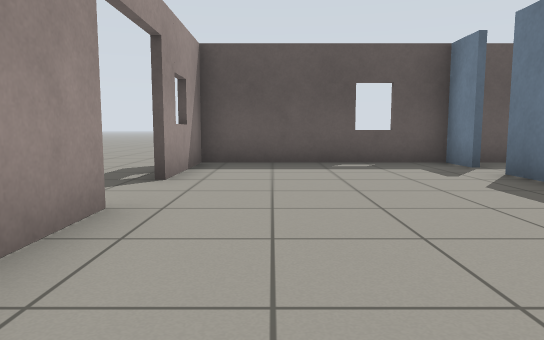
View 1 (above)

18 first-person views from a walk through a robot-simulator world made for Gazebo. The camera is 0.72 m above the floor, tilts 6° down and sees 70° across. The floor is counted in squares, 1 m on a side. Each view is taken from the middle of a square. On the plan, view 1 faces up. The plan holds only what a view shows up to about 11 squares ahead; the rest is blank. Simple patterns stand in for the simulator's built-in surfaces.

View 2
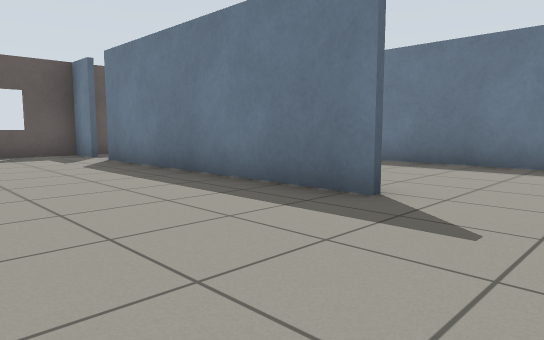

View 3
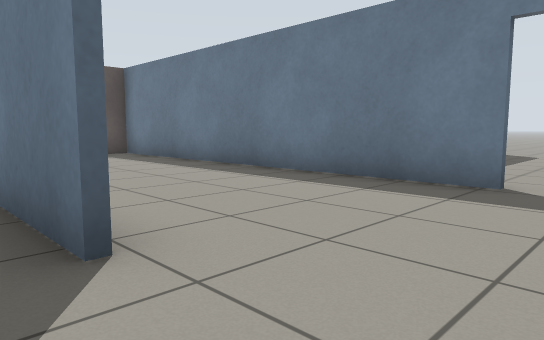

View 4
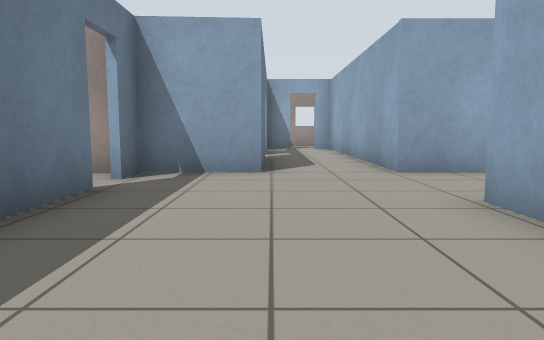

View 5
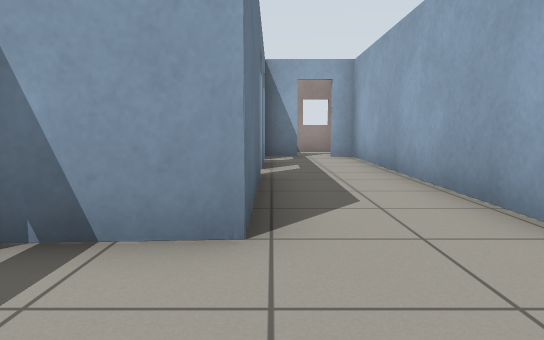

View 6
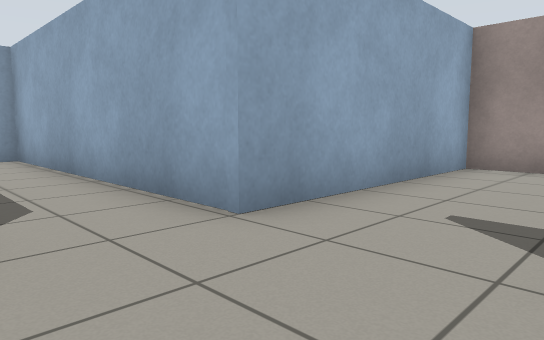

View 7
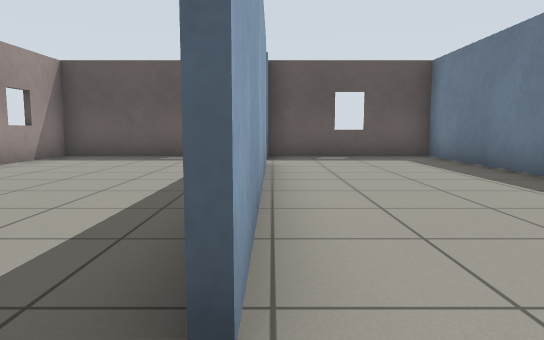

View 8
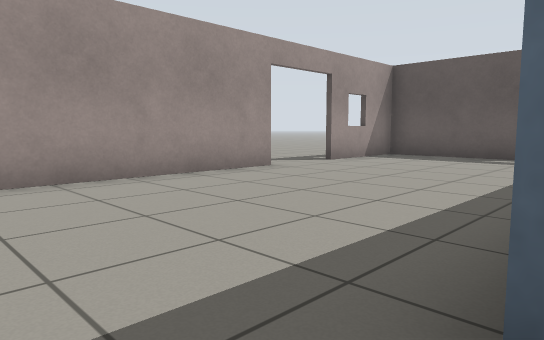

View 9
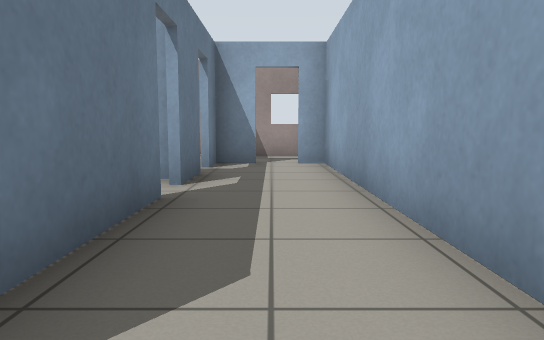

View 10
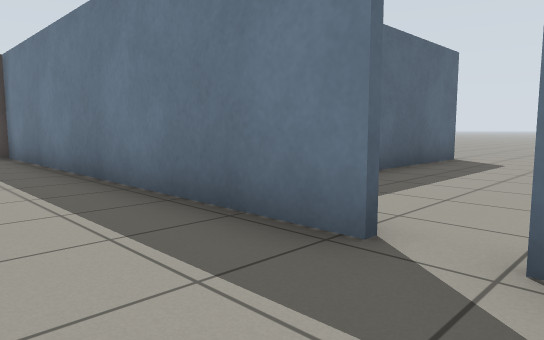

View 11
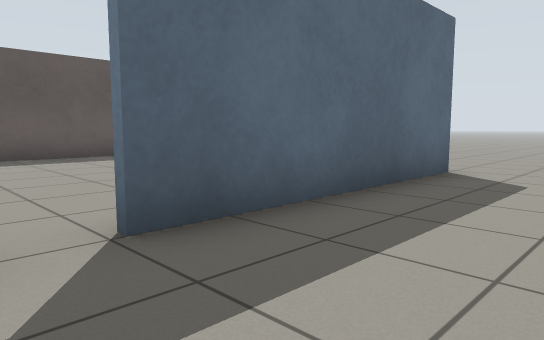

View 12
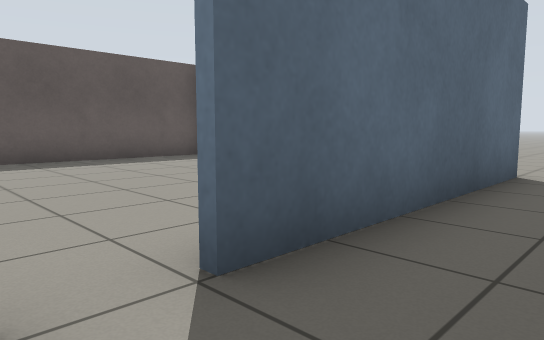

View 13
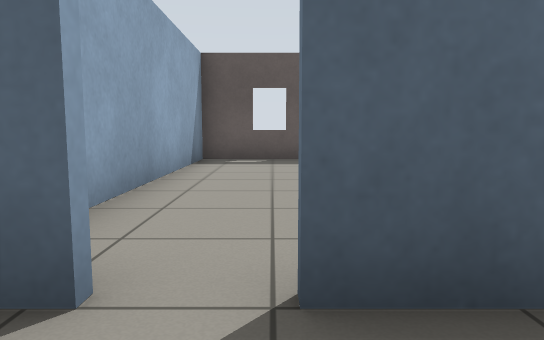

View 14
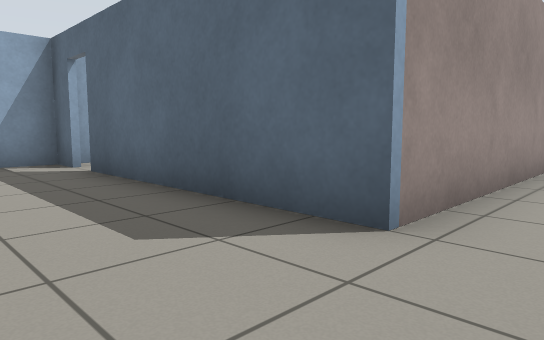

View 15
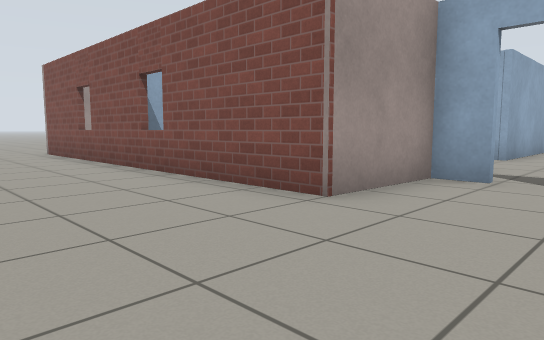

View 16
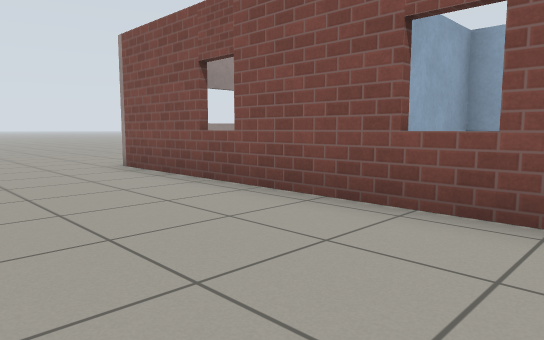

View 17
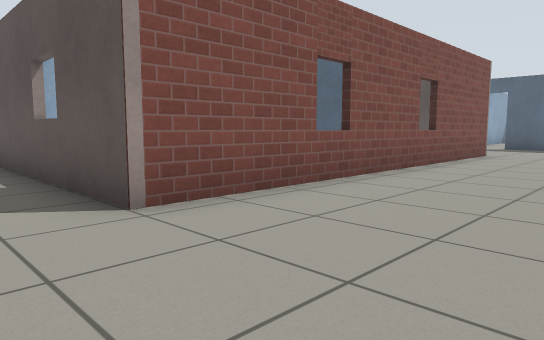

View 18
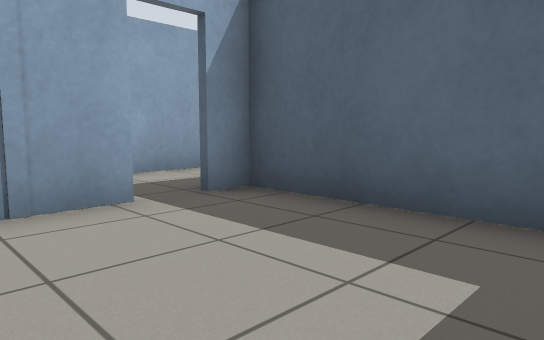

### Floor plan
Points are (right, up) in squares from view 1. A wall is a line through its corners. A room is listed if a view was taken in it or the views show most of it. See-through windows are left out.
Room 1 (views 1, 2, 3, 4, 5, 6, 7, 8, 9, 10)
walls: (3.7, -0.9) (3.7, 6.2); (-1.5, 3.5) (-1.5, -3.5) (3.9, -3.5) (3.9, -11.2); (3.9, 6.1) (3.9, -0.9); (8.2, -1.8) (8.2, 8.4); (3.7, 7.2) (3.7, 8.4); (6.2, -7.1) (6.2, -3.5) (8.2, -3.4) (8.2, -2.5); (8.4, 8.3) (-1.5, 8.3) (-1.5, 5.4); (6.2, -9.4) (6.2, -7.9); (5.2, -11.2) (6.2, -11.2) (6.2, -10.3)
ways out: open door at (8, -2) to room 2; open door at (6, -10) to room 3; open door at (-2, 4.5); open door at (5, -11); open door at (6, -7.5)
Room 2 (views 11, 12, 13, 14, 15, 16, 17)
walls: (8.3, -2.5) (8.3, -3.5) (10.7, -3.5) (10.7, -13.5) (5.4, -13.5); (9.2, 0.5) (8.3, 0.5); (15.7, 5.6) (15.7, 0.5) (10, 0.5)
ways out: open door at (8, -2) to room 1; open door at (9.7, 0.7) to room 4
Room 3 (view 18)
walls: (6.3, -10.3) (6.3, -13); (6.9, -13.3) (8.7, -13.3); (9.7, -8.7) (6.2, -8.7)
ways out: open door at (6, -10) to room 1
Room 4 (no view inside)
walls: (15.4, 8.3) (8.4, 8.3); (8.3, 8.4) (8.3, 0.9)
ways out: open door at (9.7, 0.7) to room 2

Positions as (right, up) in squares from view 1, and headings:
1: (0, 0), facing up
2: (0, -3), facing up-right
3: (3, -3), facing up-right
4: (6, 3), facing down
5: (6, -1), facing down
6: (6, -1), facing down-left
7: (4, -2), facing up
8: (4, -2), facing up-left
9: (5, -3), facing down
10: (6, -3), facing up-right
11: (9, -2), facing up-right
12: (9, -1), facing up-right
13: (10, -1), facing up
14: (17, -2), facing up-left
15: (14, -1), facing down-left
16: (14, -6), facing down-left
17: (14, -15), facing up-left
18: (10, -12), facing up-left
